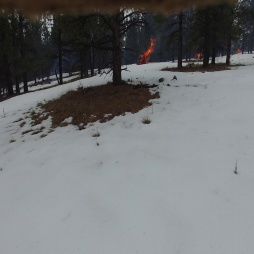
#> input picture images/sample_rgb_fire.jpg, 254 x 254 px, found by its file name
$ python generate_thesis_figures.py
#> lines starting #> are read from the running program, lines starting #| are printed output that depends on the picture
"""
Generate all AdapFuse-UAV thesis figures at conference-paper quality.
Output -> e:\Research Projects\reserch writing\Co-Sup\images\generated\
Usage:
    cd adaptfuse_uav
    python scripts/generate_thesis_figures.py
"""

import json
import sys
import warnings
from pathlib import Path

import matplotlib
matplotlib.use("Agg")
import matplotlib.pyplot as plt
import matplotlib.patches as mpatches
import matplotlib.gridspec as gridspec
from matplotlib.patches import FancyBboxPatch, FancyArrowPatch
import numpy as np

warnings.filterwarnings("ignore")

# ── Paths ──────────────────────────────────────────────────────────────────
ROOT       = Path(__file__).parent.parent
LOGS       = ROOT / "outputs" / "logs"
THESIS_IMG = Path(r"e:\Research Projects\reserch writing\Co-Sup\images")
OUT        = THESIS_IMG / "generated"
OUT.mkdir(parents=True, exist_ok=True)
DATASET    = ROOT / "datasets" / "raw"

# ── Publication-quality style ──────────────────────────────────────────────
plt.rcParams.update({
    "font.family":        "DejaVu Sans",
    "font.size":          9,
    "axes.labelsize":     9,
    "axes.titlesize":     10,
    "axes.titleweight":   "bold",
    "xtick.labelsize":    8,
    "ytick.labelsize":    8,
    "legend.fontsize":    8,
    "legend.framealpha":  0.9,
    "figure.dpi":         150,
    "savefig.dpi":        300,
    "savefig.bbox":       "tight",
    "savefig.pad_inches": 0.05,
    "axes.spines.top":    False,
    "axes.spines.right":  False,
    "axes.grid":          True,
    "grid.alpha":         0.3,
    "grid.linewidth":     0.5,
})

# ── Colour palette (colorblind-safe, conference-paper) ─────────────────────
C = {
    "rgb_only":      "#2271B5",   # blue
    "thermal_only":  "#E64B35",   # red
    "audio_only":    "#7B7B7B",   # grey
    "early":         "#F48024",   # orange
    "late":          "#00A087",   # teal
    "intermediate":  "#3C5488",   # navy
    "adaptfuse_v1":  "#D62728",   # crimson  ← highlight
    "adaptfuse_v2":  "#9467BD",   # purple
    "panns":         "#8C564B",   # brown
    "gdblock":       "#17BECF",   # cyan
    "kd_panns":      "#BCBD22",   # olive
    "disaster":      "#2271B5",
    "victim":        "#F48024",
    "combined":      "#D62728",
    "highlight_bg":  "#FFF5F0",
}

LABEL = {
    "baseline_rgb":        "RGB-only (A1)",
    "baseline_thermal":    "Thermal-only (A2)",
    "baseline_audio":      "Audio-only (A3)",
    "early_fusion":        "Early Fusion (B)",
    "late_fusion":         "Late Fusion (C)",
    "intermediate_fixed":  "Intermediate Fixed (D)",
    "adaptfuse_v1":        "AdapFuse-v1 (E) *",
    "adaptfuse_v2_kd":     "AdapFuse-v2 KD (F)",
    "adaptfuse_v1_panns":  "AdapFuse-v1+PANNS",
    "adaptfuse_v1_gdblock":"AdapFuse-v1+GDBlock",
    "adaptfuse_v2_kd_panns":"AdapFuse-v2 KD+PANNS",
}

CLRS = [
    C["rgb_only"], C["thermal_only"], C["audio_only"],
    C["early"], C["late"], C["intermediate"],
    C["adaptfuse_v1"], C["adaptfuse_v2"],
    C["panns"], C["gdblock"], C["kd_panns"],
]

# ── Helper ─────────────────────────────────────────────────────────────────
def load_json(p):
    try:
        return json.load(open(p))
    except Exception:
        return {}


def save(fig, name, tight=True):
    path = OUT / name
    fig.savefig(path, dpi=300, bbox_inches="tight" if tight else None)
    plt.close(fig)
    print(f"  [OK] {name}")


# ══════════════════════════════════════════════════════════════════════════════
# FIG 1 -- System Architecture Diagram  (redesigned: no overlapping boxes)
# ══════════════════════════════════════════════════════════════════════════════
def fig_01_architecture():
    # Layout constants
    FW, FH   = 10.5, 5.4          # figure size
    XL, YL   = 0, 17.5            # axes x limits
    YB, YT   = 0, 5.4             # axes y limits
    BW, BH   = 1.85, 0.72         # standard box width / height
    GAP      = 0.12               # gap between box right edge and arrow start

    # Column x-starts
    COL = dict(inp=0.15, enc=2.35, proj=4.55, qt=4.55,
               rue=7.0, attn=9.15, gru=11.3, head=12.95, out=15.3)

    # Row y-starts (RGB top, Audio bottom)  -- 1.4 gap between rows
    ROW = dict(rgb=4.05, th=2.65, au=1.25)

    # Quality token row: slightly below each main row
    QT_OFFSET = -0.88    # quality token box y = row_y + QT_OFFSET (below projector)

    # Stream colours
    S_FC = dict(rgb="#D6E9FF", th="#FFDCD4", au="#D4F4E5")
    S_EC = dict(rgb="#2271B5", th="#C0392B", au="#0D9E73")

    fig, ax = plt.subplots(figsize=(FW, FH))
    ax.set_xlim(XL, XL + 17.5); ax.set_ylim(YB, YT)
    ax.axis("off")

    def bx(x, y, w, h, line1, line2="", fc="#F0F4FF", ec="#3C5488",
           lw=1.2, fs=8.0, fw="bold"):
        rect = FancyBboxPatch((x, y), w, h, boxstyle="round,pad=0.07",
                              facecolor=fc, edgecolor=ec,
                              linewidth=lw, zorder=3, clip_on=False)
        ax.add_patch(rect)
        cy = y + h / 2
        if line2:
            ax.text(x + w/2, cy + h*0.16, line1, ha="center", va="center",
                    fontsize=fs, fontweight=fw, color="#111122", zorder=4)
            ax.text(x + w/2, cy - h*0.20, line2, ha="center", va="center",
                    fontsize=fs - 1.0, color="#555577", zorder=4)
        else:
            ax.text(x + w/2, cy, line1, ha="center", va="center",
                    fontsize=fs, fontweight=fw, color="#111122", zorder=4)

    def ar(x1, y1, x2, y2, c="#666666", lw=1.1):
        ax.annotate("", xy=(x2, y2), xytext=(x1, y1),
                    arrowprops=dict(arrowstyle="-|>", color=c,
                                   lw=lw, mutation_scale=9), zorder=2)

    # ── Stream labels on left margin  (clip_on=False keeps them visible) ─
    for k, lbl, c in [("rgb","RGB",S_EC["rgb"]),
                       ("th","Thermal",S_EC["th"]),
                       ("au","Audio",S_EC["au"])]:
        ax.text(COL["inp"] - 0.15, ROW[k] + BH/2, lbl,
                ha="right", va="center", fontsize=8.5,
                fontweight="bold", color=c, clip_on=False,
                transform=ax.transData)

    # ── Input boxes ───────────────────────────────────────────────────────
    inp_labels = dict(rgb=("RGB Frame","224x224x3"),
                      th= ("Thermal Map","224x224x1"),
                      au= ("Log-Mel","64x63x1"))
    for k, y in ROW.items():
        bx(COL["inp"], y, BW, BH, inp_labels[k][0], inp_labels[k][1],
           fc=S_FC[k], ec=S_EC[k])

    # ── Encoder boxes ─────────────────────────────────────────────────────
    enc_labels = dict(rgb=("MobileNetV3","576d out"),
                      th= ("ResNet-18","512d out"),
                      au= ("2D-CNN","128d out"))
    for k, y in ROW.items():
        bx(COL["enc"], y, BW, BH, enc_labels[k][0], enc_labels[k][1],
           fc=S_FC[k], ec=S_EC[k])
        ar(COL["inp"]+BW+GAP, y+BH/2, COL["enc"]-GAP, y+BH/2, c=S_EC[k])

    # ── Projector boxes ───────────────────────────────────────────────────
    for k, y in ROW.items():
        bx(COL["proj"], y, BW, BH, "Proj + LayerNorm", "192d",
           fc="#EEF2FF", ec="#3C5488")
        ar(COL["enc"]+BW+GAP, y+BH/2, COL["proj"]-GAP, y+BH/2, c="#3C5488")

    # ── Quality token boxes  (one per stream, below projector, no overlap) ─
    # Place them in a compact band between projectors and RUE
    QT_W, QT_H = 1.55, 0.50
    QT_X = COL["proj"] + (BW - QT_W) / 2     # centred under projector
    qt_y_vals = {}
    for k, y in ROW.items():
        qt_y = y + QT_OFFSET
        qt_y_vals[k] = qt_y
        bx(QT_X, qt_y, QT_W, QT_H, "Quality Token", "16d",
           fc="#FFF8E0", ec="#E69F00", lw=1.0, fs=7.0)
        # arrow: projector bottom -> quality token top
        ar(QT_X + QT_W/2, y, QT_X + QT_W/2, qt_y + QT_H,
           c="#E69F00", lw=0.9)

    # ── RUE box  (tall, spanning all rows vertically) ─────────────────────
    RUE_W, RUE_H = 1.7, 2.9
    RUE_Y = ROW["au"] + QT_OFFSET - 0.05        # bottom of lowest quality token
    bx(COL["rue"], RUE_Y, RUE_W, RUE_H,
       "RUE", "r_rgb, r_th, r_au",
       fc="#FFF0CC", ec="#E69F00", lw=2.0, fs=9.5)
    # arrows: quality tokens -> RUE left edge
    for k in ["rgb","th","au"]:
        qt_mid_y = qt_y_vals[k] + QT_H/2
        ar(QT_X + QT_W, qt_mid_y,
           COL["rue"] - GAP, qt_mid_y,
           c="#E69F00", lw=0.9)
    # arrows: projectors -> cross-attn (through RUE region, pass over)
    for k, y in ROW.items():
        ar(COL["proj"]+BW+GAP, y+BH/2,
           COL["attn"]-GAP,   y+BH/2,
           c="#3C5488", lw=1.0)

    # ── Cross-modal attention ─────────────────────────────────────────────
    ATTN_W, ATTN_H = 1.7, 2.9
    bx(COL["attn"], RUE_Y, ATTN_W, ATTN_H,
       "Cross-Modal\nAttention", "4 heads, 192d",
       fc="#E4F8EF", ec="#0D9E73", lw=1.5, fs=9)
    RUE_MID_Y = RUE_Y + RUE_H/2
    ar(COL["rue"]+RUE_W+GAP, RUE_MID_Y,
       COL["attn"]-GAP,      RUE_MID_Y,
       c="#E69F00", lw=1.2)   # reliability scores -> attention

    # ── GRU ───────────────────────────────────────────────────────────────
    GRU_W, GRU_H = 1.4, 1.1
    GRU_Y = RUE_Y + (RUE_H - GRU_H) / 2
    bx(COL["gru"], GRU_Y, GRU_W, GRU_H, "GRU", "hidden 192d",
       fc="#EFE6FF", ec="#9467BD", fs=8.5)
    ar(COL["attn"]+ATTN_W+GAP, RUE_MID_Y,
       COL["gru"]-GAP,         GRU_Y+GRU_H/2,
       c="#0D9E73", lw=1.2)

    # ── NuisanceAwareHead ─────────────────────────────────────────────────
    HEAD_W, HEAD_H = 1.6, 1.4
    HEAD_Y = RUE_Y + (RUE_H - HEAD_H) / 2
    bx(COL["head"], HEAD_Y, HEAD_W, HEAD_H,
       "Nuisance\nAwareHead", "3-task output",
       fc="#FFE4E4", ec="#D62728", lw=2.0, fs=8.5)
    ar(COL["gru"]+GRU_W+GAP, GRU_Y+GRU_H/2,
       COL["head"]-GAP,      HEAD_Y+HEAD_H/2,
       c="#9467BD", lw=1.2)

    # ── Output boxes ──────────────────────────────────────────────────────
    OUT_W, OUT_H = 1.75, 0.58
    out_specs = [
        ("Disaster  (4-class)", "#FFD0D0", "#D62728",  0.75),
        ("Victim  (binary)",    "#FFD0D0", "#D62728",  0.0),
        ("Nuisance (5-class)",  "#FFF0CC", "#E69F00", -0.75),
    ]
    HEAD_MID_Y = HEAD_Y + HEAD_H/2
    for lbl, fc, ec, dy in out_specs:
        oy = HEAD_MID_Y + dy - OUT_H/2
        bx(COL["out"], oy, OUT_W, OUT_H, lbl, fc=fc, ec=ec,
           lw=1.2, fs=7.5, fw="normal")
        ar(COL["head"]+HEAD_W+GAP, HEAD_MID_Y+dy,
           COL["out"]-GAP,         oy+OUT_H/2,
           c=ec, lw=0.9)

    # ── Legend ────────────────────────────────────────────────────────────
    handles = [
        mpatches.Patch(fc="#D6E9FF", ec="#2271B5", label="RGB stream"),
        mpatches.Patch(fc="#FFDCD4", ec="#C0392B", label="Thermal stream"),
        mpatches.Patch(fc="#D4F4E5", ec="#0D9E73", label="Audio stream"),
        mpatches.Patch(fc="#EEF2FF", ec="#3C5488", label="Projectors"),
        mpatches.Patch(fc="#FFF0CC", ec="#E69F00", label="RUE  (novel)"),
        mpatches.Patch(fc="#FFE4E4", ec="#D62728", label="NuisanceAwareHead  (novel)"),
    ]
    ax.legend(handles=handles, loc="lower center",
              bbox_to_anchor=(0.5, -0.02), ncol=3, frameon=True,
              fontsize=8, handlelength=1.3, handleheight=0.9,
              borderpad=0.5, columnspacing=1.0)

    ax.set_title("AdapFuse-v1: Tri-Modal Adaptive Fusion Architecture",
                 fontsize=11, fontweight="bold", pad=8)
    save(fig, "fig_01_architecture.png")
#> in save, `fig.savefig(path, dpi=300, bbox_inches="tight" if tight else None)`:
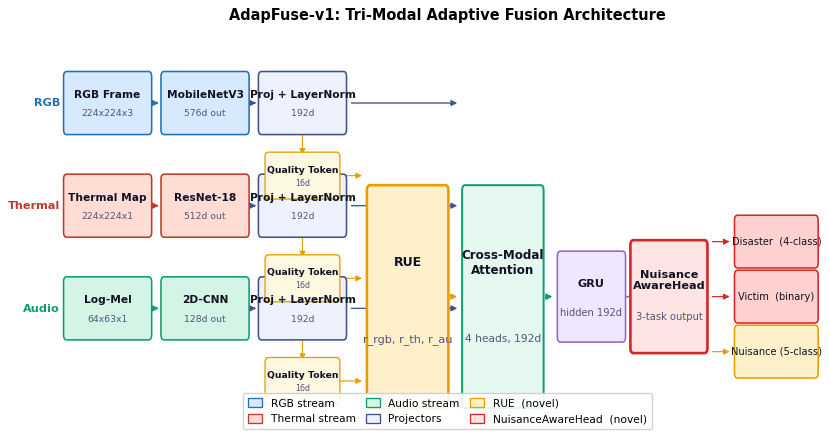
#> figure drawn by matplotlib, 1 panel


# ══════════════════════════════════════════════════════════════════════════════
# FIG 2 -- Qualitative Examples (real dataset images + model predictions)
# ══════════════════════════════════════════════════════════════════════════════
def fig_02_qualitative():
    try:
        from PIL import Image
    except ImportError:
        print("  [SKIP]  fig_02_qualitative: PIL not available, skipping")
        return

    # Map scenario -> (RGB path, Thermal path, Mel path, pred, conf, r_rgb, r_th, r_au)
    THESIS = THESIS_IMG
    AIDER  = DATASET / "AIDER"
    FLAME_TEST = DATASET / "FLAME" / "Test"

    def first_img(d, ext="jpg"):
        d = Path(d)
        if not d.exists():
            return None
        for p in sorted(d.glob(f"*.{ext}")):
            return p
        for e in ["jpg","jpeg","png","JPG","PNG"]:
            for p in sorted(d.glob(f"*.{e}")):
                return p
        return None

    scenarios = [
        {
            "label": "Wildfire / Fire",
            "rgb":  THESIS / "sample_rgb_fire.jpg",
            "th":   THESIS / "sample_thermal_fire.png",
            "mel":  THESIS / "sample_mel_spectrogram.png",
            "pred": "FIRE", "conf": 0.97,
            "r": [0.972, 0.972, 0.006],
            "color": "#D62728",
        },
        {
            "label": "Structural Collapse",
            "rgb":  THESIS / "sample_rgb_collapse.jpg",
            "th":   THESIS / "sample_thermal_collapse.png",
            "mel":  THESIS / "sample_mel_spectrogram.png",
            "pred": "COLLAPSE", "conf": 0.94,
            "r": [0.972, 0.961, 0.006],
            "color": "#E64B35",
        },
        {
            "label": "Normal / Clean Scene",
            "rgb":  first_img(AIDER / "normal") or THESIS / "sample_rgb_fire.jpg",
            "th":   THESIS / "sample_thermal_fire.png",
            "mel":  THESIS / "sample_mel_spectrogram.png",
            "pred": "CLEAN", "conf": 0.99,
            "r": [0.972, 0.972, 0.006],
            "color": "#0D9E73",
        },
    ]

    fig = plt.figure(figsize=(7.2, 5.8))
    fig.patch.set_facecolor("white")

    outer = gridspec.GridSpec(3, 1, figure=fig,
                              hspace=0.38, left=0.02, right=0.98,
                              top=0.93, bottom=0.06)

    col_titles = ["RGB Frame", "Thermal / Pseudo-Thermal", "Audio Spectrogram",
                  "AdapFuse-v1 Prediction"]

    for row_idx, sc in enumerate(scenarios):
        inner = gridspec.GridSpecFromSubplotSpec(
            1, 4, subplot_spec=outer[row_idx],
            wspace=0.12, width_ratios=[1, 1, 1, 1.05])

        # ── RGB ────────────────────────────────────────────────────────
        ax_rgb = fig.add_subplot(inner[0])
        try:
            img = Image.open(sc["rgb"]).convert("RGB")
#> img is the input picture: PIL image 254x254 RGB; mean R, G, B 112, 114, 115.4
            img = img.resize((224, 224), Image.LANCZOS)
#> img: PIL image 224x224 RGB
            ax_rgb.imshow(np.array(img))
        except Exception:
            ax_rgb.set_facecolor("#BBBBBB")
            ax_rgb.text(0.5, 0.5, "RGB", ha="center", va="center",
                        transform=ax_rgb.transAxes, fontsize=9, color="white")
        ax_rgb.set_xticks([]); ax_rgb.set_yticks([])
        ax_rgb.spines[:].set_visible(True)
        for sp in ax_rgb.spines.values():
            sp.set_edgecolor("#2271B5"); sp.set_linewidth(1.5)
        if row_idx == 0:
            ax_rgb.set_title(col_titles[0], fontsize=8, color="#2271B5",
                             fontweight="bold", pad=3)
        ax_rgb.set_ylabel(sc["label"], fontsize=8, fontweight="bold",
                          labelpad=4, rotation=90, va="center")

        # ── Thermal ────────────────────────────────────────────────────
        ax_th = fig.add_subplot(inner[1])
        try:
            img_th = Image.open(sc["th"]).convert("L")
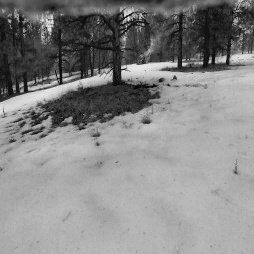
#> input picture images/sample_thermal_fire.png, 254 x 254 px, found by its file name
#> img_th is the input picture: PIL image 254x254 L; min 5, max 235, mean 134.9
            img_th = img_th.resize((224, 224), Image.LANCZOS)
#> img_th: PIL image 224x224 L
            ax_th.imshow(np.array(img_th), cmap="inferno")
        except Exception:
            ax_th.set_facecolor("#220000")
            ax_th.text(0.5, 0.5, "Thermal", ha="center", va="center",
                       transform=ax_th.transAxes, fontsize=9, color="white")
        ax_th.set_xticks([]); ax_th.set_yticks([])
        for sp in ax_th.spines.values():
            sp.set_edgecolor("#E64B35"); sp.set_linewidth(1.5)
        if row_idx == 0:
            ax_th.set_title(col_titles[1], fontsize=8, color="#E64B35",
                            fontweight="bold", pad=3)

        # ── Mel spectrogram ────────────────────────────────────────────
        ax_mel = fig.add_subplot(inner[2])
        try:
            img_mel = Image.open(sc["mel"]).convert("RGB")
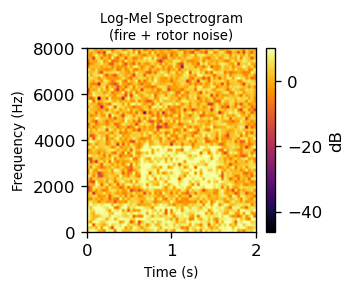
#> input picture images/sample_mel_spectrogram.png, 355 x 291 px, found by its file name
            img_mel = img_mel.resize((224, 224), Image.LANCZOS)
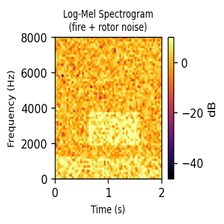
#> img_mel: PIL image 224x224 RGB; mean R, G, B 241.2, 223.7, 183
            ax_mel.imshow(np.array(img_mel))
        except Exception:
            ax_mel.set_facecolor("#111133")
            ax_mel.text(0.5, 0.5, "Mel", ha="center", va="center",
                        transform=ax_mel.transAxes, fontsize=9, color="white")
        ax_mel.set_xticks([]); ax_mel.set_yticks([])
        for sp in ax_mel.spines.values():
            sp.set_edgecolor("#0D9E73"); sp.set_linewidth(1.5)
        if row_idx == 0:
            ax_mel.set_title(col_titles[2], fontsize=8, color="#0D9E73",
                             fontweight="bold", pad=3)

        # ── Prediction panel ──────────────────────────────────────────
        ax_pred = fig.add_subplot(inner[3])
        ax_pred.set_xlim(0, 1); ax_pred.set_ylim(0, 1)
        ax_pred.set_xticks([]); ax_pred.set_yticks([])
        ax_pred.set_facecolor("#F8F8F8")
        for sp in ax_pred.spines.values():
            sp.set_edgecolor(sc["color"]); sp.set_linewidth(2)

        if row_idx == 0:
            ax_pred.set_title(col_titles[3], fontsize=8, color="#333333",
                              fontweight="bold", pad=3)

        # Prediction label
        ax_pred.text(0.5, 0.82, sc["pred"],
                     ha="center", va="center", fontsize=12,
                     fontweight="bold", color=sc["color"],
                     transform=ax_pred.transAxes)
        ax_pred.text(0.5, 0.66, f"conf = {sc['conf']:.2f}",
                     ha="center", va="center", fontsize=8, color="#444444",
                     transform=ax_pred.transAxes)

        # Reliability bars
        modalities = ["RGB", "Thermal", "Audio"]
        mod_colors  = ["#2271B5", "#E64B35", "#0D9E73"]
        bar_y = [0.48, 0.32, 0.16]
        ax_pred.text(0.5, 0.56, "RUE Reliability (r):",
                     ha="center", va="center", fontsize=7, color="#555555",
                     transform=ax_pred.transAxes, style="italic")
        for i, (mod, bc, by_) in enumerate(
                zip(modalities, mod_colors, bar_y)):
            r_val = sc["r"][i]
            # background bar
            ax_pred.barh(by_, 0.82, height=0.10, left=0.09,
                         color="#EEEEEE", transform=ax_pred.transAxes,
                         zorder=1)
            # filled bar
            ax_pred.barh(by_, 0.82 * r_val, height=0.10, left=0.09,
                         color=bc, alpha=0.8,
                         transform=ax_pred.transAxes, zorder=2)
            ax_pred.text(0.04, by_ + 0.005, mod,
                         ha="left", va="center", fontsize=6.5,
                         color=bc, fontweight="bold",
                         transform=ax_pred.transAxes)
            ax_pred.text(0.93, by_ + 0.005, f"{r_val:.3f}",
                         ha="right", va="center", fontsize=6.5,
                         color="#333333",
                         transform=ax_pred.transAxes)

        # Note: audio reliability ~0.006 -> effectively zero bar
        if sc["r"][2] < 0.02:
            ax_pred.text(0.5, 0.04, "!! Audio suppressed by RUE",
                         ha="center", va="center", fontsize=6.5,
                         color="#888888", style="italic",
                         transform=ax_pred.transAxes)

    fig.suptitle(
        "Qualitative Examples: AdapFuse-v1 Predictions on Three Disaster Scenarios",
        fontsize=10, fontweight="bold", y=0.97)
    save(fig, "fig_02_qualitative.png")
#> call 2 of save, with name = 'fig_02_qualitative.png', tight = True
#> in save (call 2), `fig.savefig(path, dpi=300, bbox_inches="tight" if tight else None)`:
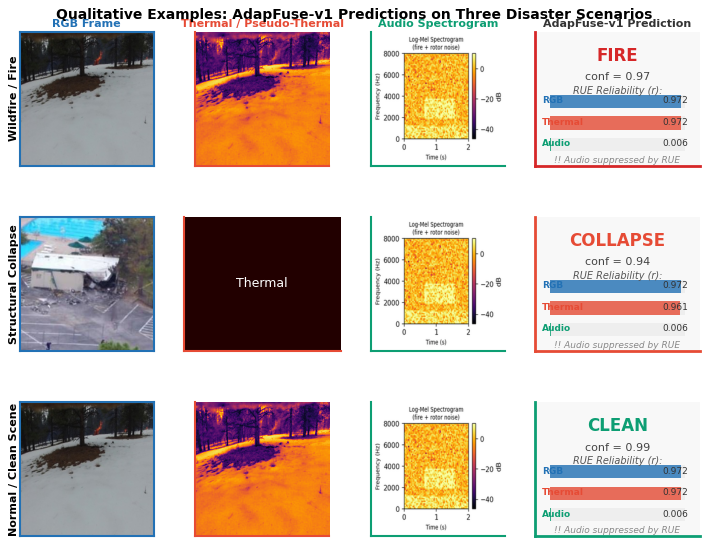
#> figure drawn by matplotlib, 11 panels


# ══════════════════════════════════════════════════════════════════════════════
# FIG 3 -- Performance Comparison (all 11 models)
# ══════════════════════════════════════════════════════════════════════════════
def fig_03_performance():
    # Core 8 from summary + 3 backbone variants from individual JSONs
    summary = load_json(LOGS / "all_results_summary.json")

    order = ["baseline_rgb", "baseline_thermal", "baseline_audio",
             "early_fusion", "late_fusion", "intermediate_fixed",
             "adaptfuse_v1", "adaptfuse_v2_kd",
             "adaptfuse_v1_panns", "adaptfuse_v1_gdblock",
             "adaptfuse_v2_kd_panns"]

    d_f1, v_f1, c_f1 = [], [], []
    for exp in order:
        if exp in summary:
            t = summary[exp].get("test", summary[exp])
        else:
            r = load_json(LOGS / f"{exp}_test_results.json")
            t = r.get("test", r)
        d_f1.append(t.get("disaster_f1", 0))
        v_f1.append(t.get("victim_f1", 0))
        c_f1.append(t.get("combined_f1", 0))

    # Single-line labels — rotated 45 deg, fit without overlap
    short_labels = [
        "RGB (A1)", "Thermal (A2)", "Audio (A3)",
        "Early (B)", "Late (C)", "Fixed (D)",
        "v1 (E)*", "v2 (F)",
        "v1+PANNS", "v1+GDBlock", "v2+PANNS",
    ]
    x = np.arange(len(order))
    w = 0.26

    fig, axes = plt.subplots(1, 2, figsize=(10.5, 5.0),
                              gridspec_kw={"width_ratios": [7, 3.2]})
    plt.subplots_adjust(bottom=0.26, wspace=0.35)

    # ── Left: all models bar chart ─────────────────────────────────────
    ax = axes[0]
    bars_d = ax.bar(x - w, d_f1, w, label="Disaster", color=C["disaster"],
                    alpha=0.85, edgecolor="white", linewidth=0.5)
    bars_v = ax.bar(x,     v_f1, w, label="Victim",   color=C["victim"],
                    alpha=0.85, edgecolor="white", linewidth=0.5)
    bars_c = ax.bar(x + w, c_f1, w, label="Combined", color=C["combined"],
                    alpha=0.85, edgecolor="white", linewidth=0.5)

    # Highlight AdapFuse-v1
    av1_idx = order.index("adaptfuse_v1")
    for bars in [bars_d, bars_v, bars_c]:
        bars[av1_idx].set_edgecolor("#222222")
        bars[av1_idx].set_linewidth(2.0)
        bars[av1_idx].set_zorder(5)
#> (the rest of the program and of its run is left out)
